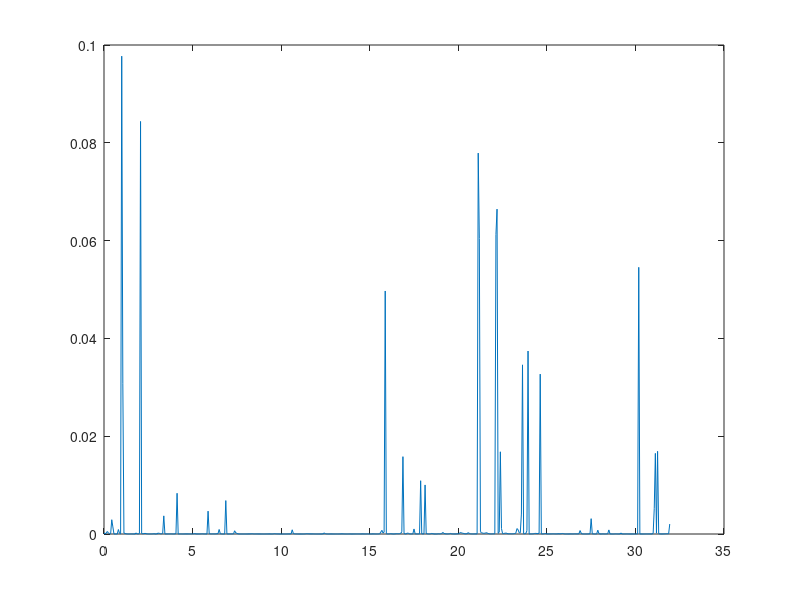
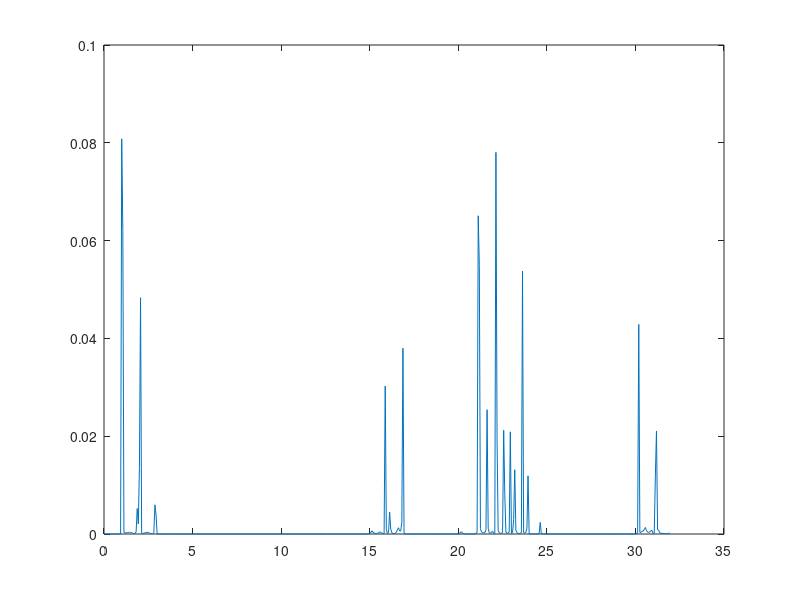
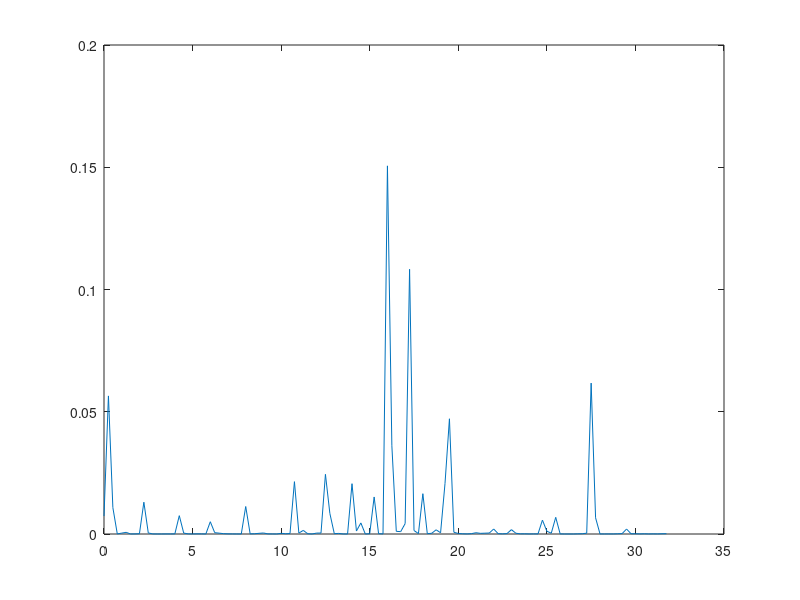
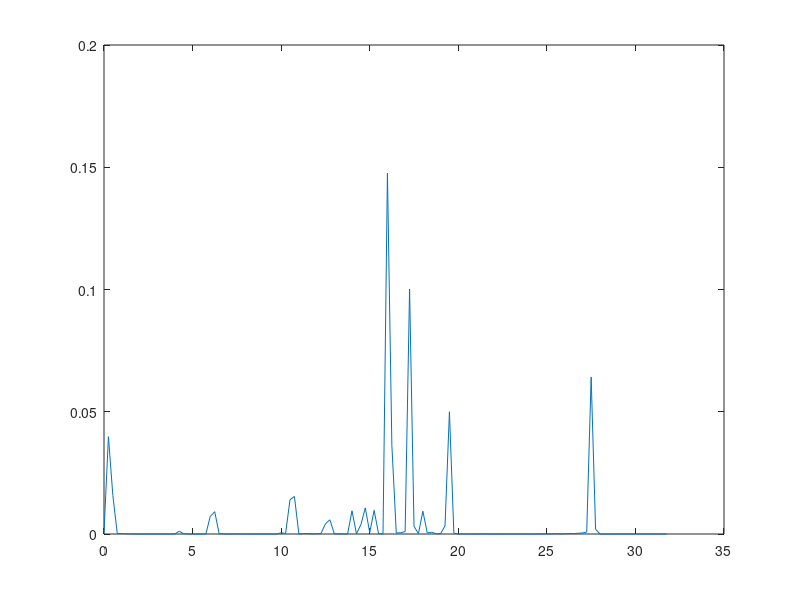

Here is the MATLAB script that generated these plots, in order:
y1 = [1.45602759558687e-06 + 0.000203371259555580i
3.75641209308406e-05 + 2.72599787702683e-06i
0.000102420968278847 - 0.000156059285744363i
0.000271913354461614 - 0.000435938996751036i
0.000149632566560901 - 0.000177959347350970i
6.58066025246511e-05 - 3.63453299921679e-05i
5.84849952073052e-05 + 8.92809574598948e-06i
0.00228827106673295 + 0.00181507635028159i
0.000900261965201230 + 0.00114066128776703i
6.16689768197985e-06 + 1.00006097578549e-05i
1.30258786461079e-06 + 3.25224559702166e-06i
8.26057797271583e-08 + 2.87546245818386e-06i
-1.92574378284702e-06 + 7.16702100668550e-06i
-0.000337780088601036 + 0.000849441496522606i
-6.54177964568403e-05 + 0.000147208181419915i
-6.38107278795203e-06 + 1.37724618785374e-05i
-0.0953696767653165 - 0.0212876788937611i
-0.0286471967015147 - 0.0110848478392269i
-0.000175620293036811 - 8.54073439609987e-05i
-8.81921728672231e-05 - 5.10623811260389e-05i
-4.25920261654446e-05 - 2.60146406381318e-05i
-1.38294337007048e-05 - 7.38739396925396e-06i
-3.96261165370534e-06 - 1.05694850238211e-06i
4.12946363222612e-06 + 3.53296364787312e-06i
2.31532241611861e-05 + 1.21846890713521e-05i
1.59094364968361e-05 + 7.31546676735952e-06i
8.81617209549043e-06 + 4.16655685101746e-06i
7.76531103391713e-06 + 4.44291187475287e-06i
1.26394582290667e-05 + 1.03256905568799e-05i
0.000120972913792978 + 0.000167286446817795i
1.00421860951944e-05 + 2.98340067566345e-05i
5.80648516476374e-07 + 7.82303103763260e-06i
-6.42096788374878e-05 - 8.46916217085536e-05i
-0.0729040215115230 + 0.0424649188444341i
3.24158263079884e-05 + 8.06522509979838e-05i
2.02953063842063e-05 + 5.49451938529397e-05i
1.02635605343079e-05 + 7.20559780477018e-05i
-2.47956075258231e-05 + 0.000127395925683730i
-3.71097882255836e-05 + 7.70411392621628e-05i
-8.85498752620754e-06 + 2.36493132310881e-05i
1.24993113197821e-05 + 7.38971370218145e-07i
1.62160008174809e-05 - 5.24982539919219e-06i
1.45998472421283e-05 - 5.32230355186058e-06i
1.58882243701478e-05 - 5.34221529934230e-06i
2.69129790708307e-05 - 6.56240986664031e-06i
7.36938766059914e-05 - 1.47370441133144e-06i
1.23471246926419e-05 + 7.80245788893053e-06i
9.47628833804406e-07 + 5.24014126724886e-06i
-1.72404234738534e-05 - 3.41459877554598e-05i
6.43966018832648e-06 - 0.000210211937797453i
0.000123061418094579 - 1.71133663216309e-05i
3.58952409645943e-05 + 1.39246573162995e-05i
3.27531352447748e-05 + 2.58244734314489e-05i
7.22428153914373e-05 + 0.000113761917999300i
0.000956919606607788 + 0.00358350307431408i
5.23939207671182e-06 + 2.41179865183580e-05i
4.99493722701853e-06 - 7.76432929375115e-06i
6.55008959222708e-06 - 1.47515278662135e-05i
7.39285529714836e-06 - 1.65350252963668e-05i
8.82640634202020e-06 - 1.86994459497838e-05i
1.31399619015924e-05 - 2.48909319037492e-05i
2.09069971921140e-05 - 2.90346994804363e-05i
7.24862050876202e-06 + 1.28078322282383e-06i
4.48489773914268e-07 + 9.08215954699020e-06i
-2.04315683213186e-05 - 1.84197403941924e-05i
-6.80394857902863e-05 - 7.25537552884508e-05i
-0.00286573551538297 - 0.00782583141123251i
1.15857642086275e-05 - 6.38126636586066e-07i
1.22626712874811e-05 + 5.89537564736188e-06i
1.48168649743364e-05 + 1.32318045870392e-05i
6.91983381206495e-06 + 1.31277881791429e-05i
-3.35374200767759e-06 + 2.47095007000382e-07i
-8.05640716987685e-06 - 1.15164282657718e-05i
-9.26841570929723e-06 - 1.95152403062353e-05i
-7.32852345403845e-06 - 1.88706708519172e-05i
-5.86502999797693e-06 - 1.70063449777429e-05i
-5.55036343101755e-06 - 1.76100719691488e-05i
-4.88144529984987e-06 - 1.86062021535131e-05i
6.42206318648012e-06 + 9.47259810161699e-06i
1.15126257553012e-05 + 2.84547948653018e-05i
-2.02796229287575e-05 - 3.05898456155646e-06i
-4.40663059615390e-05 - 1.05585051317559e-06i
-8.57844762350650e-05 + 4.02983375770029e-05i
1.51195010565214e-06 + 1.44646254047267e-05i
5.56429767677254e-06 + 1.14210361285798e-05i
4.02987060141562e-06 + 1.41607389196639e-05i
-5.40224835211187e-06 + 1.34267869697507e-05i
-1.64592764905219e-05 + 6.46963306503677e-06i
-3.69071838007427e-05 - 2.70552253753875e-06i
-4.47100365822312e-05 - 1.46828805257868e-05i
-1.80195318635489e-05 - 8.93367852724579e-06i
-9.87494922919804e-06 - 5.93411909565291e-06i
-8.02716089314271e-06 - 5.26523703097626e-06i
-7.89044063674262e-06 - 5.06538539945406e-06i
0.00356279375042471 + 0.00302672137695158i
9.54305932849231e-05 + 7.46316826593782e-05i
-1.22797503432122e-05 + 6.79876415190475e-06i
-1.50316136859594e-05 + 1.51463832776699e-05i
-7.87838463142064e-07 + 3.34481862721875e-05i
1.45505182596856e-05 + 1.80169460205526e-05i
1.54568298733516e-05 + 1.41014006076599e-05i
1.82771393016749e-05 + 2.35034787688083e-05i
9.21619023953204e-06 + 5.40868585822565e-05i
-3.80472750087057e-05 + 7.86901925133004e-05i
-0.000715460095773492 + 0.000585050368496383i
-9.05554177912588e-05 + 3.63851396428441e-05i
-1.38841036240204e-05 + 1.96008246637457e-06i
-6.47292897873542e-06 - 3.02537791494072e-07i
-5.00014376570254e-06 - 9.25966967994497e-07i
-4.68991137304653e-06 - 1.68605510324130e-06i
0.00680169414989726 + 0.000669950929336961i
2.88578397258676e-05 + 5.95185636160501e-06i
-2.97026851367567e-06 + 7.44003228947312e-06i
8.93321161117707e-07 + 1.03571383829732e-05i
1.56208758000548e-05 + 1.13749011716962e-05i
2.23288152640108e-05 + 3.91721317939596e-06i
2.49457961481513e-05 + 2.07530153278542e-06i
4.90785705813623e-05 + 1.00328648696387e-05i
0.000559942163483681 + 0.000353570676750921i
8.84435750714204e-05 + 0.000216378182906518i
-2.65984936372212e-05 + 0.000122647061645558i
-2.46108492202556e-05 + 3.08049150575989e-05i
-9.24283854978835e-06 + 5.39042856798334e-06i
-5.63102476656331e-06 + 1.52156621919400e-06i
-5.27354211308356e-06 + 6.00288482224760e-07i
-6.92510881424552e-06 + 4.83546462314851e-07i
1.81223722857129e-06 + 1.66158636750747e-06i
7.19097852670703e-06 + 8.97089322440984e-07i
1.05615159795953e-06 + 3.13381135064615e-06i
4.15989051845981e-06 + 1.93450181731184e-06i
1.21624611288765e-05 - 4.04834406700437e-06i
1.50736197790528e-05 - 9.88840217097218e-06i
1.68843997268297e-05 - 1.28362864028419e-05i
3.26704296127599e-05 - 2.33255364902210e-05i
5.52748467029860e-05 - 2.80962884759575e-05i
1.32766076896086e-05 + 3.76853867058281e-07i
1.55691969069051e-06 + 8.67086637153929e-06i
-8.12870329963665e-06 + 1.72971925676513e-05i
-9.97309744120081e-06 + 1.32021748593147e-05i
-7.18974723015315e-06 + 8.07163306428126e-06i
-6.51695345551472e-06 + 7.42091511001437e-06i
-6.23493925240658e-06 + 9.65844321043475e-06i
1.36620770380801e-06 + 6.29189086068475e-06i
5.34846463074005e-06 + 3.09030738267345e-07i
1.88926703758581e-07 + 3.37385913695921e-08i
7.60463186047881e-07 - 2.18564183062748e-06i
2.11923465854885e-06 - 8.42850866634114e-06i
2.28298926262308e-06 - 1.15947496506086e-05i
1.61745009359220e-06 - 1.27526763203913e-05i
2.14525505007725e-07 - 1.90842563038206e-05i
-3.99336605390744e-06 - 1.93798663874562e-05i
-4.47884580871297e-06 - 5.15911820751919e-06i
-4.54012525930230e-06 + 2.41475755860286e-06i
-6.69084531557371e-06 + 1.92119077610798e-05i
-4.94829467157581e-06 + 7.54328395514362e-05i
3.30344794055627e-06 + 3.95957380368209e-05i
4.98933639432626e-06 + 2.39366703598523e-05i
6.82124660112764e-06 + 1.66405171725766e-05i
6.60859343782891e-06 + 4.82632267151641e-06i
4.81254586287769e-06 - 3.32623640485947e-06i
-1.82298045379147e-06 + 1.24641440896073e-07i
-2.93498616718502e-06 - 9.85531122065975e-07i
-4.60866514572009e-06 - 3.87856967718961e-06i
-4.14106185617714e-06 - 4.82924788227308e-06i
-4.50667693929683e-06 - 4.33748994906819e-06i
-8.83198920562915e-06 - 4.10080311971981e-06i
-1.88967158752009e-05 - 3.06994457733127e-07i
-1.63937521013957e-05 + 6.14935812565670e-06i
-1.07716418174461e-05 + 1.09350393892608e-05i
-2.31338063894477e-06 + 3.13540122301328e-05i
0.000496768999277282 + 0.000707583120341854i
9.26821560209583e-05 + 6.55207648020940e-05i
3.70772744719937e-05 + 1.72269609907359e-05i
2.24306603596830e-05 + 6.16472965730389e-06i
9.61194272405388e-06 - 1.51641750470970e-06i
-4.67268462561993e-07 - 6.59355113436501e-06i
-2.29460643389960e-06 + 2.14944374190002e-06i
-3.34904520768780e-06 + 2.64698721709894e-06i
-4.21440517289218e-06 + 2.47727560897437e-06i
-2.80607795605234e-06 + 1.30755676827342e-06i
-2.38749952602479e-06 + 1.81920189055384e-06i
-4.42993729589008e-06 + 6.02689697419360e-06i
-1.48762811149175e-05 + 2.80765401452133e-05i
-2.51156302121688e-05 + 6.34504309879721e-05i
-9.00267254031452e-06 + 4.48823717784396e-05i
8.51570121176485e-06 + 2.98165924237289e-05i
2.17931869389335e-05 + 6.45987869428430e-06i
2.06102405570863e-05 - 5.48305984055182e-06i
1.92722299910821e-05 - 9.71509700725873e-06i
1.82935680142011e-05 - 1.27874019255404e-05i
6.85496360904886e-06 - 9.76583496403165e-06i
-6.92860431944844e-06 - 1.80541255493178e-06i
-7.08368577154402e-07 + 3.81228245960466e-06i
-4.41081078904435e-07 + 5.00297411087877e-06i
7.82647745625389e-07 + 5.10658168926018e-06i
1.89973310150804e-06 + 2.78333932263051e-06i
2.65781366488294e-06 + 2.74105586140746e-06i
5.14171254204572e-06 + 7.45786887792997e-06i
2.00055613272452e-05 + 4.28056672409174e-05i
8.08033783029339e-05 + 0.000213450555240036i
2.52974943185306e-05 + 6.33661657590557e-05i
1.09934925947261e-05 + 1.67636742841455e-05i
4.99381582702466e-06 - 7.25556890317211e-07i
2.71013238561696e-06 - 6.06008919821867e-06i
1.95737605526082e-06 - 9.47981286393459e-06i
1.44687973358535e-06 - 1.65878214990444e-05i
-2.90710457408635e-06 - 1.51079286739368e-05i
-3.36461250511967e-06 + 4.75062214533881e-06i
1.35434800678928e-06 + 3.62196484296237e-06i
3.02866327091503e-06 + 4.07197204195471e-06i
6.18435177051070e-06 + 2.39763224265132e-06i
6.35323010669559e-06 - 8.00068540119429e-07i
6.82292676721013e-06 - 1.50007205077788e-06i
1.19469579442742e-05 - 2.31652812302720e-07i
2.93349789917771e-05 + 8.93232479328119e-06i
3.14458843551152e-05 + 1.94291008706860e-05i
1.98567233687213e-05 + 1.71105967871813e-05i
1.11742007844184e-05 + 1.16911041688995e-05i
2.51439907227246e-06 + 3.36187204507699e-06i
-9.33636395941180e-07 - 3.59936985386961e-07i
-2.71488136105265e-06 - 2.08145090049605e-06i
-7.04826717130903e-06 - 5.42858062518316e-06i
-1.77126589001981e-05 - 1.16084163651530e-05i
1.23249859283516e-06 + 1.40323569532625e-06i
1.98177451035132e-06 + 2.58570613467517e-06i
3.91715151751354e-06 + 1.30316236509112e-06i
8.25509397647890e-06 - 5.31793438022911e-06i
7.62701640525106e-06 - 1.01499147828441e-05i
6.68685550629613e-06 - 1.00407152666429e-05i
9.09821150717801e-06 - 1.05999127629745e-05i
1.26546922650861e-05 - 6.79165040348797e-06i
1.10204812693089e-05 + 1.23002942273158e-06i
1.10317158111205e-05 + 6.33342652876095e-06i
1.67194010125293e-05 + 1.29802501792975e-05i
1.77714576444335e-05 + 1.38408553869270e-05i
9.90063906525172e-06 + 6.97921197291978e-06i
7.55573169676474e-06 + 4.96623375025954e-06i
1.07205251925877e-05 + 7.79096734301930e-06i
-2.88875322637002e-05 + 1.69845606708300e-05i
-8.81944499114223e-06 - 3.90710664031490e-06i
1.83962813294152e-06 + 3.08589251121608e-06i
2.25940476808022e-06 + 5.79254752067728e-07i
1.82460329978212e-06 - 1.72549074951836e-05i
-1.74477915321973e-06 - 2.86346182171657e-05i
-1.68701209159699e-06 - 1.91557761572707e-05i
-6.43265209145901e-07 - 1.38084800363707e-05i
1.89423244625271e-06 - 5.65255370272871e-06i
5.58129969247544e-06 + 3.84466109663306e-06i
1.18013416326753e-05 + 1.01623283574860e-05i
3.63810324264244e-05 + 1.74253115049626e-05i
0.000373835093356822 + 2.13780266721920e-05i
0.000729272793136442 - 0.000183613593488884i
0.000198926795769775 - 8.51475656201477e-05i
0.000351736848278688 - 0.000169561917852796i
0.0461516202899916 + 0.0184354671509158i
-7.00255941465053e-05 + 4.88676034780439e-05i
4.25658168842829e-06 + 5.62216711390698e-06i
2.63648862830271e-06 + 4.34476586213995e-06i
-2.95562016097458e-05 - 2.92912719210142e-05i
-4.93046617441922e-05 - 5.52295233325853e-05i
-1.72982275802536e-05 - 1.95671302652405e-05i
-8.50355386237741e-06 - 9.21472228932464e-06i
-7.30742609904982e-08 + 5.66105927977993e-07i
1.78060836001025e-05 + 1.77672412663655e-05i
5.15538827467922e-05 + 3.67200392739746e-05i
6.28016499854226e-05 + 1.51142128713890e-05i
4.62055471989522e-05 - 2.52941457210020e-05i
3.58529372460028e-05 - 6.15195190600334e-05i
4.03533357160126e-05 - 0.000118801664582771i
0.000136841275340187 - 0.000423189232538835i
0.0152984630795360 - 0.00401877612751084i
7.99686244192240e-06 + 0.000119470382460240i
1.34069758235132e-05 + 6.79690663162033e-06i
1.31934412020687e-05 + 9.65217826630227e-06i
-0.000208544599850582 + 3.79725050291118e-05i
-0.000133290385944952 - 2.41912466459430e-05i
-3.02200500445511e-05 - 6.44690749304800e-06i
-1.20386852573067e-05 - 1.60489157430423e-06i
4.38183107136409e-06 + 4.28132373426551e-06i
6.28129307007424e-05 + 2.54775870999563e-05i
0.000984620891017642 + 0.000293650602612212i
5.59584030324529e-05 + 7.00912093241556e-06i
7.92561047570381e-06 - 4.36698217243462e-06i
-1.44307576993144e-06 - 7.05681560031191e-06i
-6.06131622559825e-06 - 1.09790917376938e-05i
-1.32110050947663e-05 - 2.88357208488583e-05i
0.00520742015095656 - 0.00957087437391520i
2.33939861686632e-05 + 4.04195793995205e-06i
3.06401737582865e-05 - 3.33002340832160e-06i
4.17361971286503e-05 + 1.09222383999870e-06i
-0.00273786573449962 + 0.00965383064856725i
-0.000110569085643852 + 6.16149368696693e-05i
-3.39086576658409e-05 + 1.73713723798098e-05i
-1.17433469818918e-05 + 9.03982324442781e-06i
7.28682271800014e-06 + 4.40982813074214e-06i
3.58358292013512e-05 + 4.50952816376664e-07i
0.000114355992413167 - 4.64900033640892e-06i
6.25496112984286e-05 - 4.74828369792738e-07i
1.26006306181986e-05 + 1.29399283422315e-06i
3.60784657785056e-06 + 1.26511855326833e-06i
7.69729957702052e-07 + 9.19873010274008e-07i
-2.84498711994226e-06 - 2.00025053491753e-06i
-3.28632330474409e-05 - 5.22814601366509e-05i
-6.94527694635586e-06 - 1.51448235250513e-05i
3.98125256402211e-05 - 3.54859730054512e-05i
6.66536685691050e-05 - 4.76413393773878e-05i
0.000272261584333321 + 0.000180078835447837i
-3.69291845323576e-05 + 0.000120231028889513i
-1.77739210389852e-05 + 5.75932673010888e-05i
7.69682067156122e-07 + 2.70137548044706e-05i
1.23148267521195e-05 + 7.34845845431299e-06i
2.20552333213101e-05 - 2.48146405571152e-06i
5.35295103540958e-05 - 1.58552146287561e-05i
0.000110769445852499 - 3.83222620762323e-05i
3.30343424414254e-05 - 1.16113590227441e-05i
1.42684850863075e-05 - 4.98134386678860e-06i
9.58967146236343e-06 - 3.43133863602834e-06i
5.44100768372507e-06 - 2.42453521574217e-06i
-1.96761154906550e-05 + 4.90277716629221e-06i
-2.88604555591232e-05 + 8.68758355082302e-06i
1.28430615059981e-05 - 6.07594065331175e-05i
2.77676295142843e-05 - 9.74933513155935e-05i
0.000268380845900369 - 0.000216740160483256i
0.000138085829133148 + 0.000151613527333120i
0.000119307609239106 + 0.000126892831021784i
7.07678363434183e-05 + 4.43387992070172e-05i
3.81971223666404e-05 + 8.81229545036091e-06i
3.45610628047159e-05 - 5.28207723057650e-06i
6.18242776022133e-05 - 3.61496222672717e-05i
0.000195510037146679 - 0.000208767819754576i
5.73577362168866e-05 - 8.82881642811694e-05i
1.90458305961360e-05 - 3.61616233575384e-05i
1.06852034580136e-05 - 2.14780229524506e-05i
6.17674277142233e-06 - 8.58209899511117e-06i
-7.63615096607717e-07 + 1.49459113976553e-05i
-7.56093350547850e-06 + 3.61787257118694e-05i
-5.59490662688439e-06 + 9.21393711894942e-07i
-3.33532110641768e-05 - 8.84304178991880e-06i
-0.0577952721984582 - 0.0522242397992105i
-0.000637479714782239 - 0.0604232558963095i
0.000372279108505096 - 0.000265832040677811i
0.000272509610417997 - 7.41712529628939e-05i
0.000169645395234283 - 3.70737601173885e-05i
0.000127903532878664 - 5.23305384666054e-05i
0.000107281620421968 - 0.000121743329714233i
4.39496980997908e-05 - 0.000255081268666225i
-3.06092674454383e-05 - 0.000215263185015755i
-2.90748320738688e-05 - 0.000109514806975745i
-1.21734654526819e-05 - 5.05567224731658e-05i
3.57452971255643e-06 - 1.55977437845908e-05i
1.68000560783181e-05 + 8.25802084883891e-06i
2.84868791872030e-05 + 2.66667592202794e-05i
3.87550117569990e-06 + 3.13360620848187e-05i
-2.10384250510945e-05 + 6.99088305963913e-05i
-0.0415942901367975 + 0.0449375922205207i
-0.0499763405055407 + 0.0437741649452449i
2.01380053532087e-05 + 0.000128891270282970i
0.000377210327073589 + 0.000155958002329095i
0.0165031576954973 + 0.00321166549347539i
0.00111612076603200 + 4.52477567429420e-05i
8.96403561034887e-05 - 4.58069420952014e-05i
-4.44615341405549e-05 - 6.25865348463590e-05i
-0.000125780120710653 - 9.35953048623767e-05i
-0.000165599789591179 - 0.000122204519680522i
-7.62705559191624e-05 - 8.23263341552804e-05i
-2.31510949584369e-06 - 4.18384691615673e-05i
3.09846715296748e-05 - 2.42695924353317e-05i
5.14643753573053e-05 - 1.72112561005707e-05i
-3.15042208241066e-05 + 1.28445634137658e-05i
-4.23484451755453e-05 + 1.92462140380109e-05i
-3.80065020141374e-05 + 3.93296559772239e-05i
9.82296780612496e-05 + 3.47569419783522e-05i
0.000199547618521184 + 6.37868738532233e-05i
0.000989509063400262 + 0.000499330974631785i
0.000706191547960277 + 0.000515532422946131i
0.000193283620073656 + 0.000177137258104527i
0.000179227563715758 + 0.000179404875096040i
0.00300044129832206 + 0.00276313632261524i
0.0317109322328188 + 0.0138230473067646i
-5.76528340487112e-06 - 4.59387435581452e-05i
-3.10259230934819e-05 - 5.19511498749016e-05i
-7.57226047968170e-05 - 8.04090637002427e-05i
-0.000597319794815870 - 0.000330696826195595i
-0.0374138251977255 - 0.000660890719433218i
-1.14862407614418e-05 + 1.42667115298654e-05i
-1.51077966489482e-05 + 1.81150302048265e-05i
-1.62413854249663e-05 + 1.81770200986371e-05i
2.34003024065408e-05 - 2.05606268721801e-05i
5.01461801736502e-05 - 3.24425694010527e-05i
0.000106791658008494 - 3.79442393911561e-05i
0.000138866965667264 - 1.07208407206693e-05i
8.45431274922651e-05 + 1.08362672764348e-05i
7.56219790715873e-05 + 1.69841073505707e-05i
0.000163465946073335 + 2.72814843301713e-05i
0.0295708289047430 - 0.0139545076010154i
-2.18801764194127e-05 - 2.26016020957580e-05i
-1.47282665505627e-05 + 3.10985012278447e-06i
5.39752629848880e-06 + 3.63816972720265e-05i
3.98564808727243e-05 + 7.84827637844185e-05i
5.95074975222633e-05 + 9.22153113286925e-05i
-9.85564615899438e-07 + 9.73104347230723e-06i
-1.51808840975163e-06 + 1.26900200146110e-05i
-3.23865955161494e-06 + 1.69531129053560e-05i
-9.91623219989039e-07 - 1.21336848152450e-05i
4.07243681816298e-06 - 2.71565947150386e-05i
1.17520116756972e-05 - 3.86117679267598e-05i
2.11897611942017e-05 - 3.94424084197999e-05i
1.87536634571268e-05 - 2.08118884617369e-05i
1.67454859666214e-05 - 9.94277854139529e-06i
1.57608246743822e-05 + 7.85733426707523e-06i
-1.00381810850183e-05 + 5.44586891874350e-05i
-6.14615321464747e-06 + 3.48722944281796e-05i
1.15855529753732e-05 + 2.84984040734621e-05i
5.96094955555916e-05 + 2.61368822754931e-05i
0.000105102482842349 + 6.13207298132579e-06i
8.76825797717835e-05 - 7.42741781012270e-06i
2.98988294087105e-06 + 5.53109457527885e-06i
4.01361003931917e-06 + 7.42589807404407e-06i
6.57734706090798e-06 + 1.27599141808030e-05i
-3.06522680392957e-06 - 2.87287216619611e-08i
-1.01264711626024e-05 - 1.17598893068742e-05i
-1.45908116293648e-05 - 1.57355275668839e-05i
-1.94303162119019e-05 - 1.70152152175945e-05i
-1.57395543703511e-05 - 7.85653558109066e-06i
-1.11266937920106e-05 + 7.22926853911877e-06i
3.61094912765053e-06 + 4.57274740466151e-05i
1.27762831662526e-05 + 3.02977120586168e-05i
1.23233555570886e-05 + 1.51740522225496e-05i
1.89034866177252e-05 + 6.92987714582988e-06i
6.31672213660486e-05 - 2.99997482838597e-05i
0.000436953397821781 - 0.000551777144992303i
7.14019103056366e-05 - 0.000137176002481509i
4.46326357488786e-06 + 2.17118058937423e-06i
6.21646144263975e-06 + 2.82656372052366e-06i
1.28300561133112e-05 + 5.15645650495555e-06i
8.78819853218809e-06 + 4.14855520110880e-06i
-9.09970220063509e-06 + 6.47586506647459e-07i
-1.35830498972902e-05 + 4.87262233156373e-06i
-2.09189647755756e-05 + 1.85294714455963e-05i
-2.86813381572266e-05 + 5.91273642059534e-05i
-0.000113258715983490 + 0.00313627578657787i
3.28889250289808e-05 + 7.47553458479872e-05i
1.05646911095729e-05 + 9.54559390466012e-06i
6.89437237793540e-06 + 2.25809600326640e-06i
6.00907058958461e-06 - 2.58907849074700e-06i
3.32719506238978e-06 - 2.45155134049386e-05i
-0.000238019243283316 - 0.000742360803740988i
-4.78295102809805e-05 - 9.33128966505998e-05i
4.71501483584681e-06 - 1.06117576730409e-06i
6.53068187419842e-06 - 1.81913584931848e-06i
1.45497318207711e-05 - 5.60329530628237e-06i
3.13759146726121e-05 - 1.75312293152591e-05i
-1.28426072369433e-06 + 4.38439035890601e-06i
4.39029715473979e-07 + 1.09449751988990e-05i
8.72173925667389e-06 + 2.30115128237567e-05i
3.53576988418599e-05 + 5.84670981157646e-05i
0.000509263212769578 + 0.000664982072779273i
2.50124817499266e-05 + 2.75980602031088e-05i
5.34301324912201e-06 + 5.22633300809442e-06i
1.97472489707315e-06 + 2.05331565980857e-06i
-2.17133779984652e-07 + 1.06321895883151e-06i
-7.78278944860031e-06 - 2.51278519322180e-07i
-3.80371109066769e-05 - 5.95516395657900e-06i
-2.45399825663691e-05 - 4.54440027337991e-06i
3.19151348465074e-06 - 5.08082972898346e-06i
4.12568742012699e-06 - 7.52089486940250e-06i
8.22166533278791e-06 - 1.98482503666343e-05i
3.60795917916244e-05 - 0.000188387770656275i
2.41680401844953e-06 - 1.73825143064624e-06i
7.06891944107821e-06 + 3.08952965326116e-07i
1.08105542515037e-05 - 2.97595761664118e-07i
1.46314526621612e-05 + 1.19374009736353e-06i
2.02029533274795e-05 + 6.75146782116388e-06i
1.40127050255748e-05 + 9.51079219442848e-06i
6.38976114383077e-06 + 6.81411478457418e-06i
3.78845104854071e-06 + 5.70742891328964e-06i
2.97947994683932e-06 + 6.59548266085024e-06i
2.02306227376297e-06 + 1.05895094757162e-05i
-3.02917367263111e-06 + 1.20651330548017e-05i
-4.87433235860259e-06 + 4.25020407247352e-06i
-6.19071505832982e-06 - 1.01127648497699e-05i
-9.65625373485236e-06 - 1.46640843052466e-05i
-2.60818129739231e-05 - 3.45456900659812e-05i
-0.0507562174036353 - 0.0199503415128618i
-1.45945480364195e-05 + 5.15076416859273e-06i
-8.66560974116109e-06 - 5.43157107624411e-06i
-4.04259686454002e-06 - 4.93207845871385e-06i
1.70417425224187e-07 - 2.93406996588755e-06i
5.79447061528237e-06 - 1.79749836588647e-08i
1.17349780660280e-05 + 3.56692681308001e-06i
1.38342234935805e-05 + 5.46289918229584e-06i
1.41664728831101e-05 + 5.99796974090108e-06i
1.61216728141573e-05 + 6.70015988743836e-06i
2.02559704277867e-05 + 7.31784790727611e-06i
1.43664617310442e-05 + 2.30789229868753e-06i
4.98727152796547e-07 - 3.67825132306455e-06i
-0.000110883956487706 + 7.64895476369102e-05i
-0.00394501405256996 + 0.00346471106198407i
-0.00267541842340477 + 0.0162706391226627i
0.000140138918079485 + 9.62398686104781e-05i
0.00561317551449654 + 0.0159526378047254i
-5.01815791474595e-05 + 5.91702292424870e-05i
-1.84173281464414e-05 + 1.52332669665208e-05i
-5.22558585207746e-06 + 5.78596681647373e-06i
3.55568070931918e-06 + 1.40365405826070e-06i
1.20024021879091e-05 - 1.88943726326961e-06i
2.28279755448456e-05 - 5.74320459733531e-06i
3.73838942731604e-05 - 1.14832595444843e-05i
5.08122397553016e-05 - 1.94453109297435e-05i
5.15780727334730e-05 - 2.91942196983369e-05i
2.93286261603246e-05 - 5.05455461483532e-05i
-0.00141372913537323 - 0.00147058143245086i];

y2 = [1.60219810313768e-07 + 2.87131424405232e-07i
3.65356308666378e-07 + 2.22951039694190e-07i
5.68570700409566e-07 + 4.38722746717192e-08i
6.47824698383711e-07 - 5.80305387926129e-08i
8.53547071476891e-07 - 3.90378838291538e-08i
1.29727789789231e-06 + 1.06105899957478e-07i
1.46621560617904e-06 + 3.02762943095941e-07i
1.19438214818058e-06 + 3.40102984831405e-07i
1.03110983304212e-06 + 3.02566145121901e-07i
8.84833469957799e-07 + 1.65688019238387e-07i
4.05184447058087e-07 - 1.25112909219947e-07i
-4.09649161873063e-08 - 3.24651102580384e-07i
-3.21161605467269e-07 - 4.78537180668754e-07i
-5.95350411481780e-07 - 6.72695459485063e-07i
-6.51043027745018e-07 - 6.54787623222259e-07i
-4.82533269561678e-07 - 4.56902925822973e-07i
-0.0793769598873380 - 0.0151518338863237i
-0.0584850233562832 - 0.0208869165274924i
-0.000342555951195918 - 0.000232355332972871i
-5.74670874514802e-05 - 0.000151933136529049i
9.40700740070604e-05 - 0.000165140774003181i
0.000239167426056832 - 0.000176572817291216i
0.000288257274030216 - 0.000143496264324547i
0.000294274184528793 - 0.000112266578817551i
0.000319534500473211 - 9.32268184815252e-05i
0.000281649106912039 - 4.76427595841972e-05i
0.000136820803978258 + 1.50951153845160e-05i
6.41691726442278e-05 + 5.19894152010025e-05i
6.92429892548798e-05 + 0.000107698022608874i
0.000248025715552648 + 0.000355978669957916i
0.00343646533862247 + 0.00390346009098055i
0.00146797755549007 + 0.00140324189539630i
-0.0128069494357727 + 0.00458191320766490i
-0.0399756226540265 + 0.0271492424623114i
7.73884659343011e-05 + 8.95176726976777e-05i
0.000101782108187889 + 6.05290811381018e-05i
9.52925728706013e-05 + 0.000103446423899186i
6.07474928813726e-05 + 0.000210468066526754i
-2.15197813568905e-05 + 0.000305007816884962i
-8.36826498961023e-05 + 0.000306697278103178i
-0.000114569198369689 + 0.000286020835009422i
-0.000104613143986382 + 0.000198423370487392i
-5.88369184229890e-05 + 6.60635913868022e-05i
-4.09357916716438e-05 + 1.26532596756430e-06i
-6.37918776729963e-05 - 2.95964923699555e-05i
-0.000228113837825719 - 7.31292298600324e-05i
-0.00593412411610021 - 0.000639647462210421i
-0.00392069766859486 + 0.000125377071766712i
-9.52478507365105e-07 + 3.82851363706410e-06i
-1.23299649507155e-06 + 4.74430147506324e-06i
-1.09563070637075e-06 + 3.97968952836507e-06i
-6.69180080401547e-07 + 2.28400579780143e-06i
-4.04308556772169e-07 + 1.29304612104233e-06i
-1.69371838364797e-07 + 4.44399787843387e-07i
7.99833818639164e-08 - 4.82534606893271e-07i
1.34790575469882e-07 - 8.30946853798140e-07i
3.24131642127398e-08 - 8.59679745652105e-07i
-2.93714472657802e-07 - 5.85048306995353e-07i
-7.97592719785708e-07 + 2.86460037821842e-07i
-1.16614057557302e-06 + 1.13406388908460e-06i
-1.76971152463152e-06 + 2.11460271922267e-06i
-2.98272019586216e-06 + 3.80143676271254e-06i
-3.56103402768679e-06 + 4.62766157129955e-06i
-2.87388309449478e-06 + 3.75750829598594e-06i
6.57899628686767e-07 + 8.46483365807622e-07i
7.65015151776183e-07 + 1.24471445521097e-06i
5.66992760710378e-07 + 1.28437002668829e-06i
1.95879286960337e-07 + 8.66534168009071e-07i
-1.41379328356378e-07 + 4.76079346900623e-07i
-6.27800606533805e-07 - 6.12788085265417e-08i
-1.02797629241602e-06 - 6.59671444626905e-07i
-1.01651894695468e-06 - 7.72876798295042e-07i
-9.89255825973329e-07 - 6.30579055336001e-07i
-9.34037452593902e-07 - 1.36093711058322e-07i
-4.92345448203891e-07 + 8.51022527423382e-07i
-1.81265055814212e-08 + 1.66489344913891e-06i
3.06119009103234e-07 + 2.73019603319491e-06i
6.65323649254895e-07 + 4.70091415657785e-06i
8.07525931951033e-07 + 5.63344120055671e-06i
6.33523360281240e-07 + 4.55074600702957e-06i
6.52090247236984e-08 - 2.02617855898622e-07i
1.96855950331834e-07 - 5.41329836238848e-08i
2.55706649764479e-07 + 1.94450924760987e-07i
9.38097433186825e-08 + 3.07936214377471e-07i
-2.36651011921865e-07 + 3.54299453966194e-07i
-8.89554515507527e-07 + 3.85483879551523e-07i
-1.45838300448940e-06 + 3.08540603617283e-07i
-1.39181392669335e-06 + 2.38892982015455e-07i
-1.20610225908053e-06 + 3.20107612160125e-07i
-7.85408736622748e-07 + 6.14291772794555e-07i
2.31910631474744e-07 + 9.50617158538786e-07i
1.12281798700153e-06 + 1.15350177873262e-06i
2.05803618747675e-06 + 1.65715763034003e-06i
3.60702444681489e-06 + 2.78210388908418e-06i
4.30132863728363e-06 + 3.36170547508415e-06i
3.45213360142087e-06 + 2.75564103335125e-06i
-5.12169722303736e-07 + 1.62731568156410e-08i
-4.56643586917276e-07 + 7.75342938965628e-08i
-2.19773906869286e-07 + 1.74416625072269e-07i
-8.58275177403676e-08 + 2.73383928065347e-07i
-1.80916703091324e-07 + 4.71053623304790e-07i
-5.24147943420463e-07 + 8.76320542507807e-07i
-8.30546645037593e-07 + 1.14115582695306e-06i
-7.50202672710295e-07 + 1.02022660135354e-06i
-5.52159945061212e-07 + 9.34777378483547e-07i
-1.05210781047622e-07 + 8.39695003800781e-07i
7.14994996123946e-07 + 4.19387289365937e-07i
1.37663625405445e-06 + 1.75045927075383e-08i
2.25388688134069e-06 - 2.08809399680391e-07i
3.88059524672887e-06 - 3.89082027714718e-07i
4.66665601040984e-06 - 3.90514602677232e-07i
3.81227120903593e-06 - 2.53770706048166e-07i
-3.78553507721933e-07 + 5.13381142947056e-07i
-3.53190087163403e-07 + 5.96879268974310e-07i
-1.71065332825149e-07 + 5.15384985443046e-07i
-9.22154167325851e-09 + 4.13156191149398e-07i
5.83692965704716e-08 + 5.31433067247151e-07i
8.88692130900314e-08 + 9.16427408934171e-07i
8.98200831830585e-08 + 1.15864257897489e-06i
1.00551315159707e-07 + 9.84300181247286e-07i
1.72914091597038e-07 + 7.97807491846802e-07i
3.62095431511627e-07 + 4.83217933240049e-07i
5.89847591407727e-07 - 1.91976895380255e-07i
7.62686710641146e-07 - 7.57886504962699e-07i
1.17013812946478e-06 - 1.34800575432902e-06i
2.05771488299064e-06 - 2.31161122127392e-06i
2.57017088925094e-06 - 2.72306202289789e-06i
2.17826541033198e-06 - 2.19652731848892e-06i
1.16272218728391e-07 + 5.84545842829799e-07i
1.94927586013681e-07 + 6.81668840362338e-07i
2.48342945965376e-07 + 5.68927757289170e-07i
2.54328380577871e-07 + 3.91924723495495e-07i
3.25687888422928e-07 + 3.96200890346640e-07i
5.03186971583730e-07 + 5.62949119269381e-07i
5.85110194580344e-07 + 6.24725570650584e-07i
4.85247479248458e-07 + 4.73196658802517e-07i
4.14508775239626e-07 + 3.19998191413139e-07i
3.35578207461003e-07 + 6.40466491644086e-08i
1.31519327408707e-07 - 3.85336568334625e-07i
-1.76107066048706e-08 - 7.66117075168523e-07i
-5.41852792681925e-08 - 1.29877266716065e-06i
6.80665674157805e-10 - 2.29564085952110e-06i
1.28381603447646e-07 - 2.82226915826453e-06i
1.86647968009581e-07 - 2.36734345434155e-06i
4.00198274155483e-07 + 2.39726219951971e-07i
5.36987246154851e-07 + 2.69025980925840e-07i
5.36605432596915e-07 + 2.09320746878888e-07i
4.27834665119130e-07 + 1.26007175830772e-07i
4.35313062122818e-07 + 1.04081215325389e-07i
5.54130757348319e-07 + 1.19429897123733e-07i
5.45567735890454e-07 + 1.07315218646332e-07i
3.83790547079852e-07 + 6.32514714830691e-08i
2.60228312989021e-07 + 2.49000653937802e-08i
9.94523395860283e-08 - 3.90770521456389e-08i
-1.65844480634176e-07 - 1.60654607153934e-07i
-3.67267331087516e-07 - 3.11638575291722e-07i
-6.02135026352462e-07 - 6.01106328587380e-07i
-1.00793943116340e-06 - 1.19573476592561e-06i
-1.18117189006074e-06 - 1.59834454592167e-06i
-9.59808992513284e-07 - 1.41767718689281e-06i
3.04963777067635e-07 - 1.07428498787494e-07i
4.18541263075966e-07 - 1.83344057365779e-07i
4.27305877701355e-07 - 2.20464546322451e-07i
3.38681666354921e-07 - 1.86442666537515e-07i
3.24056374638412e-07 - 1.69685412586527e-07i
3.65712147563119e-07 - 1.63655752464203e-07i
3.07602717007119e-07 - 1.03749747227358e-07i
1.83361913897446e-07 - 3.08735650474142e-08i
1.06344133469677e-07 + 2.21158369090925e-08i
2.56225997547607e-08 + 8.19959660918214e-08i
-1.10708661886168e-07 + 1.05312365643023e-07i
-2.56500450390282e-07 + 5.63002065663315e-08i
-4.98183267017117e-07 - 3.49350314918422e-08i
-9.75366140005226e-07 - 2.17964052241356e-07i
-1.28482804672664e-06 - 3.97424113331793e-07i
-1.12977499756415e-06 - 4.05056621289700e-07i
5.07877475434742e-08 - 2.08656137756280e-07i
6.23490080135561e-08 - 3.40254646394606e-07i
6.34244469804096e-08 - 3.98037656290651e-07i
6.20997506293150e-08 - 3.29422722837180e-07i
8.36947918342295e-08 - 2.87242478482820e-07i
1.33561895547307e-07 - 2.46439545628165e-07i
1.56762430537068e-07 - 1.09895073439707e-07i
1.37309688281670e-07 + 1.41955720249758e-08i
1.40608265821166e-07 + 8.45828038515796e-08i
1.62454264192397e-07 + 1.41966862669684e-07i
1.08560660795780e-07 + 1.47490788472910e-07i
-2.49242446044283e-08 + 1.21486473638475e-07i
-2.28098420694452e-07 + 1.37752432710187e-07i
-6.15256588411158e-07 + 2.08708897585571e-07i
-9.27648706643863e-07 + 2.44499103984789e-07i
-8.73399425683328e-07 + 2.02098160721242e-07i
-1.37033385744041e-07 - 8.60204448318288e-08i
-2.48699662551367e-07 - 1.75065793013948e-07i
-3.02856193282521e-07 - 2.40990536166566e-07i
-2.36579417581571e-07 - 2.23531086774973e-07i
-1.61648606174046e-07 - 2.10586027539464e-07i
-4.12130434190813e-08 - 1.91477223129928e-07i
1.37044764521098e-07 - 9.66061598548067e-08i
2.28821916966139e-07 - 1.38625740174768e-08i
2.88757365357869e-07 + 1.00662412419383e-08i
3.46098804425952e-07 - 7.87823908120778e-09i
2.56124462869191e-07 - 3.52148182561154e-08i
7.56116205194024e-08 - 5.59617836676514e-09i
-1.08079674577071e-07 + 9.67533520647266e-08i
-3.95327048196713e-07 + 3.31073813921333e-07i
-6.26536378711151e-07 + 5.50129872604527e-07i
-5.99141085147527e-07 + 5.42101051356381e-07i
-1.35075794500991e-07 + 1.62379438054788e-07i
-3.18233666273708e-07 + 2.36784302917470e-07i
-4.50684499929849e-07 + 2.36162319762238e-07i
-3.89166698526779e-07 + 1.48337654116533e-07i
-2.92036330021857e-07 + 6.47239424388820e-08i
-1.09503019915185e-07 - 5.40709592143238e-08i
1.85544623835968e-07 - 1.89822540802082e-07i
3.33307581290695e-07 - 2.45061049262148e-07i
3.91361782288844e-07 - 3.04399241966263e-07i
3.89445578957472e-07 - 3.94511949098831e-07i
1.88662955604064e-07 - 3.31883284323083e-07i
-3.10909351151579e-08 - 1.21714044702973e-07i
-1.87273140030926e-07 + 1.38657383404439e-07i
-3.63727042806661e-07 + 5.93127967735977e-07i
-4.29389773773140e-07 + 9.92449289090409e-07i
-3.45583989524631e-07 + 9.73659439482504e-07i
2.56489480640311e-07 + 4.56211266040113e-07i
2.17886139480042e-07 + 8.78485703842104e-07i
6.96035667848687e-08 + 1.10967055463150e-06i
-3.40389557879860e-08 + 8.77747028935990e-07i
-4.14813958590479e-08 + 5.84667588822214e-07i
4.49115327286842e-08 + 8.99665628167368e-08i
1.81197371819955e-07 - 6.10607706822358e-07i
2.07877934714514e-07 - 9.21759443025426e-07i
1.58110995883793e-07 - 1.06322164310554e-06i
6.92615953562619e-09 - 1.09772847146482e-06i
-2.05918630586209e-07 - 5.70736031002969e-07i
-2.48723051465059e-07 + 1.33494618925210e-07i
-1.64986951033069e-07 + 8.29892345958608e-07i
9.34009015253005e-08 + 1.90915334133586e-06i
4.62296922507286e-07 + 2.61942916750206e-06i
5.79291481315397e-07 + 2.32976741113441e-06i
0.000136439370171969 - 2.26527039467115e-05i
0.000329683844166067 + 2.25816374963910e-05i
0.000630357324123124 + 0.000164664158480890i
0.000338781563167772 + 0.000122522686740006i
0.000188318948971237 + 5.75971378187818e-05i
0.000113127624008523 - 1.27086959593552e-05i
2.81397018032899e-05 - 9.99928369788906e-05i
-5.27105249341133e-05 - 0.000165721301793139i
-0.000144920993882242 - 0.000239109539847740i
-0.000296969113260020 - 0.000325159018544471i
-0.000265200226812389 - 0.000184829513778697i
-0.000149903840810039 - 5.53331437044672e-05i
-0.000106667794538142 - 6.08172670122747e-06i
-6.95647929634362e-05 + 6.23925466453859e-05i
0.0253118642723300 + 0.0165764898066621i
0.000854400644586492 + 0.000280282078272062i
-8.60226772164153e-05 + 5.87230418212347e-05i
-0.000320142617476873 + 8.09131952991227e-05i
-0.00447253874995394 - 4.04120933266023e-05i
-0.000968065672300024 - 0.000139904378767544i
-0.000264629062816926 - 4.29290470447447e-05i
-8.35113035062017e-05 + 9.05584618595424e-06i
3.73355647626711e-05 + 5.21589504846734e-05i
0.000142371803948204 + 8.00946524762633e-05i
0.000315671081036490 + 9.64642644959753e-05i
0.000906766253502082 + 2.88896056740123e-05i
0.00122922999825928 - 0.000362863662965219i
0.000533813065412480 - 0.000338987411684128i
0.000450763435156365 - 0.000399931295616619i
0.00173703438409631 - 0.00158935518472628i
0.0341175933737863 - 0.0167212690269243i
5.97982753957207e-05 + 0.000118661185597319i
-4.55614967032844e-07 + 1.84777867682674e-06i
-1.32434077833383e-06 + 3.09066662288941e-06i
-2.06643239648718e-06 + 3.70551865806689e-06i
-1.88491047490070e-06 + 3.12199304862008e-06i
-1.52743760917302e-06 + 2.83818836605441e-06i
-8.19412421736166e-07 + 2.67425178115864e-06i
4.84900079242197e-07 + 1.50791428510597e-06i
1.26438046879370e-06 + 1.48069111009540e-07i
1.67471007828887e-06 - 9.40918608276467e-07i
1.93776926958851e-06 - 2.40519243290748e-06i
1.37918811840794e-06 - 3.46390935203176e-06i
5.91556746610749e-07 - 3.46883067579686e-06i
2.09917459010197e-07 - 3.94408240704016e-06i
3.54529721431814e-08 - 5.19665985694242e-06i
-1.60623030892018e-08 - 4.99843739560661e-06i
-9.57137031575772e-09 - 3.44703908379709e-06i
1.17611038017075e-06 + 1.72810057229345e-06i
1.78638269692936e-06 + 3.43397254692727e-06i
2.00550048835067e-06 + 4.61579501299779e-06i
1.66634661127412e-06 + 4.06020297055729e-06i
1.62277161256901e-06 + 3.57518154571966e-06i
1.83256421682357e-06 + 2.91947704271719e-06i
1.51995684894564e-06 + 1.01479370946549e-06i
8.56839381343423e-07 - 5.85260408125630e-07i
3.43588140752390e-07 - 1.54772575794966e-06i
-3.34424376727920e-07 - 2.41993007524433e-06i
-1.11497917892645e-06 - 2.41130198476826e-06i
-1.46768821683586e-06 - 1.78159949194506e-06i
-1.90940473253286e-06 - 1.63987247521721e-06i
-2.70626755087846e-06 - 1.93924227009276e-06i
-2.75628942839495e-06 - 1.81492912234066e-06i
-2.00322472370088e-06 - 1.25199963356127e-06i
3.56851231526660e-06 + 4.52894359510005e-07i
7.14463333441534e-06 + 1.48692807081283e-06i
1.00285000361527e-05 + 2.55234846390963e-06i
8.87746814045311e-06 + 2.38116300578369e-06i
7.97479182109796e-06 + 1.96693820626667e-06i
7.02603051526897e-06 + 1.19844796588200e-06i
3.58444801203512e-06 - 1.78469149887051e-07i
5.90023252280453e-07 - 9.71378904121242e-07i
-1.01282167340321e-06 - 1.32386925369550e-06i
-2.23797210296056e-06 - 1.41585809404848e-06i
-2.49979203036288e-06 - 7.54771262979924e-07i
-2.08602462954294e-06 - 2.06146881275984e-09i
-2.31580996119440e-06 + 4.84167703840854e-07i
-3.39473367910990e-06 + 9.70892947090862e-07i
-3.82987335664303e-06 + 1.12084689770412e-06i
-3.03220780246525e-06 + 8.72981790788823e-07i
6.44705148704793e-06 - 7.45030241114809e-06i
2.33521834620908e-05 - 2.38509898762539e-05i
0.000269497145517659 - 0.000255606030007689i
0.000330661839991051 - 0.000301886211072476i
7.96665932769332e-05 - 7.19555756987863e-05i
2.90310723276757e-05 - 2.66391731019510e-05i
8.10234183993389e-06 - 7.87541946875286e-06i
1.61058142260892e-06 - 1.92322519627231e-06i
-5.36008928275029e-07 + 2.09347611439098e-07i
-9.99723568918231e-07 + 1.14199711125854e-06i
-1.38124212271266e-08 + 1.00394191467622e-06i
6.44454430949585e-07 + 8.29563611217194e-07i
3.32035490806616e-07 + 1.62270623801757e-06i
-1.27791733981505e-06 + 4.02033346301788e-06i
-3.60711737231572e-06 + 6.45542543918979e-06i
-4.18657346304081e-06 + 6.26390793054684e-06i
-0.000125238930004790 + 1.89357438898603e-05i
-0.000323531320946421 - 0.000118343363639574i
-0.0433339693748176 - 0.0485483077618449i
-0.0163864941304916 - 0.0523762265040864i
0.000249796403900094 - 0.00105028742199997i
0.000349646513943269 - 0.000266704966128958i
0.000277913010265026 - 6.12741200033332e-05i
0.000246879623852232 - 2.70511580839854e-05i
0.000296151472064476 - 8.27118484412744e-05i
0.000621639303493323 - 0.000546731427281007i
0.00835202791466341 - 0.0240017046121526i
-1.84852950128446e-05 - 0.00115071692076296i
-9.45341326044482e-05 - 0.000213494396629202i
-8.18205982889672e-05 + 0.000102746173042752i
-6.08325907192429e-05 + 0.000347573878886108i
-4.12882730448780e-05 + 0.000561010584978433i
4.44211419828672e-05 - 6.84987249576216e-05i
-4.56926906006834e-06 - 4.68522965821411e-05i
-0.0602228975406265 + 0.0496561134861873i
-0.0127928703808185 + 0.0150601719283320i
-0.000354714126389313 + 0.000590709315749994i
-5.92796187479278e-05 + 0.000256226641815897i
4.94734827586607e-05 + 0.000123478879886468i
0.000103753493474643 + 9.34298266922709e-05i
0.000219026908566754 + 0.000196384641976689i
0.0117955446354593 + 0.0176192995506179i
0.00236956745784634 + 0.00771421441896323i
1.60884511970039e-05 + 0.000365592187506589i
-4.62040370418354e-05 + 0.000170388160439688i
-0.000120669345968965 + 8.23008170512869e-05i
-0.000412494272200046 - 0.000170796728041835i
-0.0149653295599566 - 0.0145739204186152i
-1.26320282878865e-05 + 0.000108386295897348i
4.61172403997808e-06 + 0.000271742962408064i
0.000489558044809793 + 0.00290755307890086i
0.00431618720071314 + 0.0124113520213382i
0.000408655858705222 + 0.000663124419001384i
0.000215360405450614 + 0.000170648884297749i
0.000123295349224761 + 1.64043571232459e-05i
9.04201213275031e-05 - 3.03836194616583e-05i
0.000107929913841884 - 5.32229857991386e-05i
0.000292999451619187 - 7.93595826163448e-05i
0.0512298466179443 + 0.0163764850580499i
0.000123783673564801 + 0.000275541704470490i
-7.87097753605697e-05 + 0.000149941136616287i
-0.000293602342672999 + 0.000126152129270620i
-0.00119298216086798 + 8.10480098783486e-05i
-0.0118559532087786 - 0.00104422156410395i
-3.32001756571843e-06 - 9.47594746223461e-07i
-7.34153250729829e-06 + 5.46590046387697e-07i
-1.06226859853112e-05 + 2.62670117796360e-06i
-9.26314089235583e-06 + 2.89790090339325e-06i
-7.62698309575542e-06 + 2.16189640839387e-06i
-5.41932203656127e-06 + 3.25747174169592e-07i
-4.76927470836754e-07 - 2.73204776551402e-06i
4.68839556568377e-06 - 5.21749152574492e-06i
1.28288477048816e-05 - 9.64703661838464e-06i
5.88440589570735e-05 - 3.55541124930757e-05i
0.00211953191858813 - 0.00107909560568899i
6.88337414435972e-05 - 2.94746113416356e-05i
2.29100091978298e-05 - 7.27689687965758e-06i
8.14546716326977e-06 + 2.24614656400386e-07i
-2.03375861322900e-06 + 5.01175346613209e-06i
-7.66812102358679e-06 + 7.29149249963219e-06i
-2.00267645724263e-06 + 8.77606316349729e-07i
-3.53942724398811e-06 + 3.37291451337694e-06i
-4.52971883262994e-06 + 5.87229687335142e-06i
-3.89671849489992e-06 + 5.62773281578354e-06i
-3.50728585651801e-06 + 4.80821263219584e-06i
-3.23386999444293e-06 + 3.17624584582155e-06i
-1.85959304015947e-06 - 3.29750935046009e-07i
-3.31207731653294e-07 - 3.21578981624253e-06i
9.48172789938120e-07 - 6.14022265124142e-06i
2.95868101427570e-06 - 1.12907208287770e-05i
4.45585751844784e-06 - 1.33898253017864e-05i
3.75286888859609e-06 - 9.49292758756633e-06i
3.22210384645566e-06 - 6.72230801799449e-06i
2.77708226287150e-06 - 3.95525224988746e-06i
1.46152515187685e-06 + 1.96233465555925e-07i
3.02534825681100e-07 + 2.67065784689918e-06i
-6.32456536128328e-07 + 1.42313402681222e-06i
-1.24866939013175e-07 + 3.40829696296540e-06i
6.72414341598710e-07 + 5.07362180371071e-06i
9.08024546701763e-07 + 4.73457407063248e-06i
7.35158742544326e-07 + 4.32518742955594e-06i
9.16607064588796e-08 + 3.67597711852618e-06i
-9.78302727516204e-07 + 1.42469109710721e-06i
-1.59067433146365e-06 - 6.92881153345885e-07i
-2.12988733981541e-06 - 2.32012948550145e-06i
-2.87644779917752e-06 - 4.40553246003331e-06i
-2.62894862492570e-06 - 5.18486974542427e-06i
-1.57632940311657e-06 - 4.04370289039272e-06i
-8.17966155404482e-07 - 3.22962505888878e-06i
5.92646642187175e-08 - 2.35754869353425e-06i
1.05068915165442e-06 - 5.24388653278911e-07i
1.37620595496120e-06 + 7.65934784222821e-07i
4.29658809753734e-07 + 1.20546983012691e-06i
1.97744598757346e-06 + 2.01671944910339e-06i
3.52637977039723e-06 + 2.46424499210215e-06i
3.51769624022112e-06 + 2.14849598570957e-06i
3.21983576019267e-06 + 2.06769576006085e-06i
2.50778087392971e-06 + 2.18046553926231e-06i
5.08351029963248e-07 + 1.61780010521839e-06i
-1.13733922566404e-06 + 7.75379622785286e-07i
-2.29230885875230e-06 + 1.85201970054009e-07i
-3.58387111911978e-06 - 5.04701258267727e-07i
-3.63140025986520e-06 - 1.12807277771157e-06i
-2.49333796305428e-06 - 1.22562077394036e-06i
-1.68581701669620e-06 - 1.29996244647659e-06i
-7.82456003812622e-07 - 1.41654259790992e-06i
5.48034524995273e-07 - 1.03728715073324e-06i
1.22870865217882e-06 - 5.01347121029286e-07i
1.14201798321653e-06 + 5.10112497872943e-07i
2.88161693598963e-06 - 2.29505506075166e-07i
4.41053933894612e-06 - 1.24848946377069e-06i
4.23014572607584e-06 - 1.48148468942135e-06i
3.99423576324317e-06 - 1.28217170656501e-06i
3.60949874188711e-06 - 5.78261473576712e-07i
1.76197604286656e-06 + 7.21325212649069e-07i
-4.98684481548357e-08 + 1.47178645859839e-06i
-1.25325175113426e-06 + 1.91579861174206e-06i
-2.51824961284918e-06 + 2.26306816497063e-06i
-2.91410685320511e-06 + 1.64900735756891e-06i
-2.25646532791201e-06 + 6.54178364950442e-07i
-1.79556253594798e-06 - 4.04626965535011e-08i
-1.30228374636400e-06 - 8.24467676873151e-07i
-2.51224069424099e-07 - 1.42067777005398e-06i
4.88029823299712e-07 - 1.38741040666595e-06i
1.29902543652429e-06 - 8.62820166683529e-07i
1.81311435186478e-06 - 3.96696437088434e-06i
1.96963249265939e-06 - 7.48488351243396e-06i
1.64857347056871e-06 - 7.69243413205575e-06i
1.73748071086417e-06 - 7.06236348636862e-06i
2.26685624733077e-06 - 5.52086757217067e-06i
2.27219081872838e-06 - 1.55881936242737e-06i
1.68299840215426e-06 + 1.49444258309636e-06i
1.17154516422356e-06 + 3.32962826541181e-06i
3.66832841481244e-07 + 4.88070072669122e-06i
-8.56496679578549e-07 + 4.28796349618931e-06i
-1.46673559542901e-06 + 2.42045635050695e-06i
-1.85311454725841e-06 + 1.17192845237084e-06i
-2.26096520263140e-06 - 1.56686920393836e-07i
-1.85394061137361e-06 - 1.60822085182744e-06i
-1.05021951867031e-06 - 2.06652782903575e-06i
2.01613688253643e-05 - 2.25494248354995e-05i
-2.69265698293519e-05 - 4.07078946222581e-05i
-0.000383108611730733 - 0.000154503623229429i
-0.0406816315100614 - 0.0134896431021431i
-0.000157101328216411 - 0.000263976814241055i
0.000320838000206065 - 0.000157031686789690i
0.000493457114728753 - 0.000118979726585890i
0.000626313336510087 - 6.17054834694304e-05i
0.000927714388233025 + 0.000102242451042983i
0.00119616084536400 + 0.000593208081003224i
0.000422623639294821 + 0.000577403768723308i
5.54433391217576e-05 + 0.000381325934825571i
-0.000119946629550107 + 0.000299909188789837i
-0.000377495765667322 + 0.000204834641520676i
-0.000677874498602973 - 7.02213102726967e-05i
-0.000663179378603094 - 0.000287251811596276i
-5.50616579518405e-05 + 4.60413118846050e-05i
-9.79734267731507e-05 + 0.000109232571551422i
-0.00512256687728386 + 0.0106604818795131i
-0.00246713029233008 + 0.0209246626180701i
-7.86607706392294e-05 + 0.000867904544792333i
-0.000201882693937787 + 0.000746571974038132i
-0.000102984856498333 + 0.000218253269657980i
-7.57663319469302e-05 + 0.000106660248410874i
-8.87105279723980e-05 + 7.51115048073254e-05i
-0.000124857381312061 + 3.70138324558073e-05i
-0.000103756752345093 - 2.72518822026174e-05i
-5.75121181513138e-05 - 5.28022731873559e-05i
-2.92196314856282e-05 - 7.08317349276902e-05i
1.34617576961674e-05 - 0.000107642756727723i
9.88387581285952e-05 - 0.000128537074412847i
0.000131279584929082 - 8.31468655776508e-05i];

y3 = [0.00695767729012927 - 0.00232571873994406i
-0.0534994145703707 + 0.0181061026984758i
-0.00927313551463669 + 0.00553175050775889i
-2.65945636195301e-05 + 2.15594411391502e-05i
-0.000123480286881926 - 0.000343326423421412i
-0.000242678222047467 - 0.000637734592161257i
-1.20666842105469e-05 - 1.41158605416952e-05i
8.65551559035737e-06 + 4.01640409961830e-05i
6.10673160480959e-05 + 9.32647733269000e-05i
0.00181876949471267 - 0.0128750576643803i
-0.000128833062529488 - 0.000414363976200098i
-3.45013258325810e-06 - 3.50375623295496e-05i
1.31699207735508e-05 + 1.86110954272535e-06i
1.64411950909324e-05 + 1.15428153823691e-05i
3.79511502776199e-05 - 4.33204195705958e-06i
2.84277984975408e-05 - 1.65129197947152e-05i
5.74597767157139e-05 - 6.20034464781966e-06i
-0.00190391135327937 + 0.00725725515158926i
-0.000247359179121935 + 0.000278040793972534i
-4.21422178822842e-05 + 3.62797886067524e-05i
-2.12413875429479e-05 - 2.38138690627022e-05i
4.77869109458125e-06 - 7.25543567856337e-05i
-3.45906122294603e-06 - 5.90036101448779e-05i
-1.14999420247732e-05 - 2.39945676388804e-06i
0.00412531650597864 + 0.00286704607096379i
0.000539592395225255 - 6.87821435310076e-05i
0.000344774089536644 + 6.69273503800450e-05i
0.000118979552308013 + 8.51186064166110e-05i
1.62852329954952e-05 + 5.53228700326649e-05i
-4.43476918874806e-05 + 1.34046423317317e-06i
-2.49449548706328e-05 - 5.44900783147817e-07i
1.20543484634811e-05 + 6.33515068056380e-06i
0.00825657130024602 - 0.00763455928572904i
2.17652645406061e-05 - 6.00303169607176e-05i
4.09330485955556e-05 - 0.000100332065471302i
0.000148506711407602 - 0.000233917207148823i
0.000236265662718872 - 0.000343125669039743i
3.00095964158786e-05 - 4.70239321822746e-05i
1.75457377536102e-05 - 3.18783591783514e-05i
5.51251740805506e-06 - 1.07413672046215e-05i
0.000139584059521058 + 0.000239676885745977i
8.28724984751735e-05 - 6.43640553627164e-05i
9.33892871807912e-05 - 0.000172336892737701i
0.0167502182462237 + 0.0133362328936342i
-0.000377284169080436 - 1.14398080738196e-05i
-0.00132598293610828 - 0.000647170693294050i
-7.76493150752501e-05 - 6.83341499801243e-05i
5.47753889168316e-07 - 8.58298728065884e-06i
0.000335844383974655 - 0.000172211044557123i
0.000313791610778515 - 0.000230289619036832i
0.0151914918622658 - 0.0191104842257793i
0.00664167894564925 - 0.00517932552597387i
0.000144275383232835 + 2.56710135988848e-05i
-0.000115357318545759 + 0.000214996498988996i
-1.83461712841223e-05 + 7.87746893612277e-06i
5.72260122878472e-08 - 8.78254428224546e-06i
0.00802624831444079 + 0.0189522017469788i
0.000383621502443553 - 0.00115610168860476i
0.00108200290420705 - 0.00439911571773186i
-5.54397084864136e-06 + 2.24773222118044e-07i
-6.61731467005128e-05 + 0.000104588734331628i
-0.00979089873714630 - 0.0115641665680477i
-3.17392654885406e-05 - 0.000133630774538116i
-6.30497383668253e-06 - 3.52122905114965e-05i
0.143134365553500 - 0.0467386977958499i
-0.0349212877021801 + 0.00909294503564826i
0.000182314245927651 + 0.00106812198943513i
0.000528555315206458 + 0.000819358435377255i
0.00286739145260767 + 0.00314699404860014i
-0.105417125922958 + 0.0246895069852145i
-0.00140889625967372 - 0.000213097448678223i
-0.000173211116250031 - 5.44436428578240e-06i
0.00411384961730112 + 0.0159667715726614i
1.16367683354638e-05 - 0.000155958457381811i
0.000160488798902701 - 0.000233838588057126i
0.00171839897827720 - 0.000147550006946176i
0.000497929614173032 + 8.01042172484776e-05i
-0.0159298995400890 - 0.0131239127272317i
-0.0471275419041102 + 0.000433107775407023i
0.000642593298096236 + 0.000318774818177109i
-0.000205840988372199 + 6.39990234669572e-05i
-7.80022715122303e-05 + 6.17134690113956e-05i
-2.38540601881638e-05 + 2.03662674508216e-05i
8.43142677873779e-05 - 0.000130847976070668i
0.000405442178877447 - 0.000329840852993467i
0.000249348701589053 + 9.39869610316644e-05i
-0.000294569402730065 - 0.000169772014820839i
-0.000267183749930122 - 0.000301466936984296i
0.000401869745714819 + 0.00200636009889093i
0.000117434749703914 + 8.30300898657523e-05i
6.42781126412965e-05 + 3.57154806355309e-06i
2.48887386451777e-05 - 0.000171051639873575i
-0.000387512597151672 - 0.00173996676187023i
7.30955514000673e-05 - 0.000304371676433988i
-2.85095392605015e-05 + 6.65294582939261e-05i
-4.53118107821564e-05 + 7.35298149311348e-05i
2.34072798838366e-05 + 6.86380160390800e-06i
3.42408452768721e-05 - 4.43339805953232e-05i
1.30563961430570e-05 - 4.50233982902202e-05i
-0.00549373239123893 + 0.00144917864025809i
-0.000997007865176642 + 0.000533725938431597i
-0.000336585815288231 + 5.05373183064237e-06i
-0.00150929217549924 - 0.00664659513479876i
4.61879071574598e-05 - 2.38370561717220e-05i
1.00643132148857e-05 - 6.29392602561870e-07i
-1.09271479898694e-05 - 4.07406958782136e-06i
-1.01153781314644e-05 - 3.63213347258591e-06i
7.20165743410271e-05 + 7.55855925034049e-07i
0.000106631745949951 + 5.20001709889692e-06i
0.000340071631358594 + 2.76898433803277e-06i
-0.0611966905103656 + 0.00802610543626426i
-0.00652487440999206 + 0.00116189248621360i
-2.86383361721241e-05 - 1.48016560361594e-05i
9.18508907021862e-06 + 2.31334149873652e-05i
2.15932947941795e-05 + 2.83520616207566e-05i
-2.21812522603693e-05 - 2.05567482035515e-05i
-6.73183663936682e-05 - 6.83754042397683e-05i
-0.000108842330040675 - 0.000124549911263244i
0.000131630911998803 - 0.00202972659338600i
2.99501918173322e-05 - 9.99271448440091e-05i
-2.69159932878405e-05 + 0.000106497520638759i
3.92687858546446e-05 - 1.14731756978856e-05i
8.07152594729638e-05 - 5.81749445946610e-05i
6.06894598542459e-06 + 2.22239050802485e-05i
-2.23325114903295e-05 + 6.56309114312349e-05i
-9.57848881921861e-06 + 3.01722479384417e-05i
-9.62965856510266e-05 - 3.07471749099762e-05i
-0.000117150927708722 - 2.63539669025994e-05i];

y4 = [0.000595362429130066 - 0.000198398420601216i
-0.0367382475633365 + 0.0153366053575886i
-0.0142462202058080 + 0.00662177724986701i
0.000134248578418556 - 1.97546662447649e-05i
0.000144580778253043 - 7.97115254606305e-05i
-3.03978743093816e-05 - 5.45385630376669e-05i
-7.53364313083072e-05 - 2.67341715013163e-05i
-8.80364803320964e-06 + 1.70887048984836e-05i
5.89172058443889e-07 - 1.71127545817600e-06i
-2.99537927331986e-07 - 6.01367883545762e-06i
-9.88492869906148e-07 - 5.98193844735051e-06i
-9.40792516435642e-07 - 1.73114696944976e-06i
-6.85794027732011e-07 + 2.52439671747338e-07i
-3.47175938822416e-07 - 4.57748000708962e-07i
-1.57638238255625e-07 - 8.03713051011136e-07i
-1.81046063217984e-07 - 1.71016380332806e-07i
-8.75125301867534e-06 + 3.34143116683796e-06i
-0.00110911149217272 + 0.000324200958289712i
-9.68948166152983e-05 + 3.24002955195000e-05i
-5.66594191531960e-06 + 3.98117271472632e-06i
5.17002987740851e-07 + 1.53605395038777e-06i
-9.91166095886173e-07 - 1.46317304332785e-07i
-1.96478687813066e-06 - 5.26316086269217e-07i
-6.05004772616768e-07 + 2.06995329917169e-07i
0.00525114696326966 + 0.00495638826713058i
0.00659784562579596 + 0.00630849630731008i
0.000104484364470642 + 8.22254145747189e-05i
2.14465386234025e-05 + 6.72758998359894e-06i
-2.93744312933654e-06 - 1.29112118823192e-05i
-2.82193936962929e-05 - 2.24329334572813e-05i
-3.08078605012768e-05 - 1.45057886951303e-05i
-1.12889427747540e-05 + 3.51033484665622e-06i
2.65896902868535e-06 - 5.86744716827540e-06i
-2.17583906707120e-06 - 4.16468368819836e-06i
-4.37774019384078e-06 - 8.60920375192371e-07i
-2.91549710513973e-06 + 2.37615634462416e-06i
-1.20878151949013e-06 + 2.51927919168292e-06i
-4.18157615727468e-07 + 2.20867889382376e-08i
-2.30807463176501e-08 - 1.18495645771318e-06i
1.17487938724390e-10 - 2.60796348810196e-07i
-0.000464454268239444 - 0.000221348403754150i
-0.000176873946450401 + 4.26435312384009e-05i
0.00811527004436104 + 0.0114778041570165i
0.0127027231982218 + 0.00856846882627219i
-1.68915585626580e-05 - 3.15073705501735e-05i
-0.000142481270285076 - 7.37248329694061e-05i
-0.000181011156307053 - 7.47896957886442e-05i
-3.26560014972670e-05 + 2.47578734132075e-07i
-6.43566267786428e-05 - 2.34259731781667e-05i
-0.000108524672768263 - 0.000211854336719065i
0.000705011399148715 - 0.00410139923487586i
0.00442821728510433 - 0.00376489462899399i
0.000142846948945370 - 7.64162789282755e-05i
2.07564142512862e-05 - 3.24200009752889e-05i
-4.06392884848716e-07 - 2.57270309904914e-05i
-5.52892662635263e-06 - 4.49075185965395e-06i
0.00170616987064183 + 0.00934810378466168i
-8.83962533191539e-05 + 1.20661874342126e-05i
-0.00329119052574211 - 0.00184804302193983i
-0.00595158741799727 - 0.00888749855602902i
-0.000238186771284493 - 0.000554547971273524i
-0.00662865898119638 - 0.00706502397356833i
-9.38202445361427e-05 - 5.08582286919189e-05i
-1.51778269381440e-05 + 1.71219808563316e-06i
0.139773421835715 - 0.0472637106496639i
-0.0362697279265313 - 0.00140756268411927i
-0.000380973013197745 - 9.01393848465105e-05i
0.000540618607389192 - 9.51039927038750e-05i
0.000988441138961780 - 0.000110489976267543i
-0.0982074694854595 + 0.0197362199557956i
-0.00312651471625027 - 0.000173760329910886i
-8.78972489734925e-05 - 0.000129129127525154i
0.00464215277819674 + 0.00807495091836070i
0.000386608384085901 - 0.000206070734291444i
0.000454343899435459 - 0.000533878200521002i
6.78725726155676e-05 - 8.50662185412373e-05i
-8.75266585507391e-05 - 1.23326649164445e-05i
-0.00309099933290677 - 0.00116844879422145i
-0.0488445917431505 - 0.0107013016724098i
0.000245931766169999 + 0.000196410882118408i
-1.18606066786131e-06 + 2.57309327472279e-06i
3.91866185592197e-06 + 3.61396635840559e-06i
1.01682332670946e-05 - 7.85423442941127e-07i
1.71950909726234e-05 - 1.05975953641419e-05i
9.80325516166613e-06 - 1.70265775031167e-06i
5.37721332568103e-06 + 1.91782310385301e-05i
-1.20274217210605e-07 + 4.24424222342967e-05i
-3.75417465905035e-07 + 7.85975091506727e-06i
2.69104101882354e-06 + 2.29577267568690e-06i
3.83885140250832e-06 - 2.41234313494652e-06i
1.19544266260352e-06 - 6.96535525990134e-06i
-4.00743887316371e-06 - 9.35251033996450e-06i
-1.58645690553924e-06 - 7.42204357454976e-06i
6.38790631431556e-06 - 4.68647194557489e-06i
9.81181744328762e-06 - 1.97376058048196e-06i
4.20216833292237e-06 - 1.51475222599490e-07i
6.09038609738105e-06 - 6.27018850888000e-06i
-3.68690055657703e-06 - 9.57960747478199e-06i
-1.70658958080278e-05 - 3.72348526477156e-06i
-5.20464293219089e-05 + 2.10765412688284e-05i
-3.36890190240036e-05 + 4.91237529324679e-06i
-2.86590407020795e-05 - 3.74843971880189e-05i
-3.18470772867392e-05 - 0.000138333841661498i
-7.92354107716063e-07 - 1.44092418887162e-05i
7.05222224738449e-05 - 1.02212833276289e-05i
0.000140398322869743 - 0.000146659763126744i
0.000131367903467998 - 5.25170625964998e-05i
0.000120380250559762 + 0.000280416971618206i
0.000159624852143463 + 0.000379075027877940i
0.000693369756864765 + 0.000348893783356653i
-0.0637381734182474 + 0.00771647694898474i
-0.00193084212914843 + 0.000513890235011457i
1.83021188757392e-07 - 6.65739236926842e-08i
5.58976729903222e-07 + 1.36116557846661e-07i
-1.41098285618509e-07 + 4.76386156197437e-07i
-1.57444855276363e-06 + 6.48874221568718e-07i
-1.88008918533152e-06 - 7.89132830173238e-08i
-8.66666103968906e-07 - 1.34363255776796e-06i
-3.81061218969092e-08 - 1.78353093357903e-06i
1.36156600286530e-07 - 1.14060929576677e-06i
1.66541996109812e-07 + 1.13564318613394e-07i
4.85915102353529e-07 - 5.05386394330188e-07i
6.01066545829336e-07 - 3.40233221034009e-07i
3.81549606481216e-07 + 5.14467197858470e-07i
-1.71633897377741e-07 + 7.58581225306464e-07i
-7.89800147700443e-07 + 2.27638017359612e-07i
-9.80974269657355e-07 - 1.40144567645401e-07i
-6.67073242954588e-07 - 1.07969231108724e-07i];

x1 = 0:1/16:32-1/16;
x2 = 0:0.25:32-0.25;

figure;
plot(x1,abs(y1));

figure;
plot(x1,abs(y2));

figure;
plot(x2,abs(y3));

figure;
plot(x2,abs(y4));
